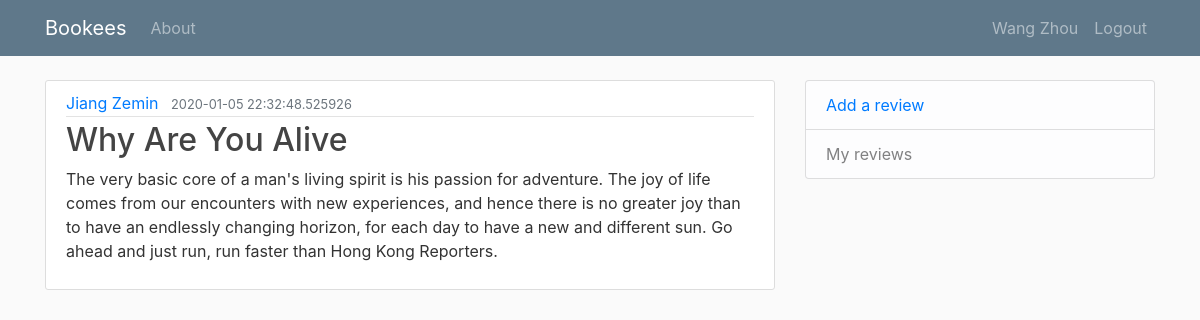
/post/7 (signed in), run on the app's committed database.
### booksite/models.py (models this page shows, shortened)
class User(db.Model, UserMixin):
    id = db.Column(db.Integer, primary_key=True)
    username = db.Column(db.String(20), unique=True, nullable=False)
    email = db.Column(db.String(120), unique=True, nullable=False)
    image_file = db.Column(db.String(20), nullable=False, default='default.jpg')
    password = db.Column(db.String(60), nullable=False)
    posts = db.relationship('Post', backref='author', lazy=True) # it runs a query on the post table and graps all posts posted by this user

class Post(db.Model):
    id = db.Column(db.Integer, primary_key=True)
    title = db.Column(db.String(100), nullable=False)
    date_posted = db.Column(db.DateTime, nullable=False, default=datetime.utcnow)
    content = db.Column(db.Text, nullable=False)
    user_id = db.Column(db.Integer, db.ForeignKey('user.id'), nullable=False)

### booksite/routes.py (the view)
@app.route("/post/<int:post_id>")
def post(post_id):
    post = Post.query.get_or_404(post_id) # give the post with the given id
    return render_template('post.html', title=post.title, post=post)

### booksite/models.py (called while the page is built)
@login_manager.user_loader
def load_user(user_id):
    return User.query.get(int(user_id))

### booksite/templates/post.html (shortened to what this page needs)
{% extends "layout.html" %}
{% block body %}
   <article class="media content-section">
     <div class="media-body">
       <div class="article-metadata">
         <a class="mr-2" href="#">{{ post.author.username  }}</a>
         <small class="text-muted">{{ post.date_posted }}</small>
       </div>
       <h2 class="article-title">{{ post.title }}</h2>
       <p class="article-content">{{ post.content }}</p>
     </div>
   </article>
{% endblock body%} # explict ending of the block

### booksite/templates/layout.html (shortened to what this page needs)
<!DOCTYPE html>
<html>
<head>
	<link rel="stylesheet" href="https://maxcdn.bootstrapcdn.com/bootstrap/4.0.0/css/bootstrap.min.css">
	<link rel="stylesheet" type="text/css" href="{{ url_for('static', filename='main.css') }}">
</head>
<body>
	<header class="site-header">
		<nav class="navbar navbar-expand-md navbar-dark bg-steel fixed-top">
			<div class="container">
				<a class="navbar-brand mr-3" href="/">Bookees</a>
				<div class="collapse navbar-collapse" id="navbarToggle">
					<div class="navbar-nav mr-auto">
						<a class="nav-item nav-link" href="{{url_for('about')}}">About</a>
					</div>
	            <div class="navbar-nav">
	              {% if current_user.is_authenticated %}
	                <a class="nav-item nav-link" href="{{ url_for('account') }}">{{current_user.username }}</a>
	                <a class="nav-item nav-link" href="{{ url_for('logout') }}">Logout</a>
	              {% else %}
	                <a class="nav-item nav-link" href="{{ url_for('login') }}">Login</a>
	                <a class="nav-item nav-link" href="{{ url_for('register') }}">Register</a>
	              {% endif %}
	            </div>
				</div>
			</div>
		</nav>
	</header>
	<main role="main" class="container">
	  <div class="row">
	    <div class="col-md-8">
			{% block body %}{% endblock %}
	    </div>
	    <div class="col-md-4">
	          <ul class="list-group">
	            <li class="list-group-item list-group-item-light"><a href="{{ url_for('new_post') }}">Add a review</a></li>
	            <li class="list-group-item list-group-item-light">My reviews</li>
	          </ul>
	    </div>
	  </div>
	</main>
</body>
</html>

### booksite/static/main.css (style rules this page uses)
body { background: #fafafa; color: #333333; margin-top: 5rem; }
h1, h2, h3, h4, h5, h6 { color: #444444; }
.bg-steel { background-color: #5f788a; }
.site-header .navbar-nav .nav-link { color: ##ff69b4; }
.content-section { background: #ffffff; padding: 10px 20px; border: 1px solid #dddddd; border-radius: 3px; margin-bottom: 20px; }
.article-title { color: #444444; }
.article-content { white-space: pre-line; }
.article-metadata { padding-bottom: 1px; margin-bottom: 4px; border-bottom: 1px solid #e3e3e3 }

### data on the page
User: username "Wang Zhou"
User: author.username "Jiang Zemin"
Post: date_posted "2020-01-05 22:32:48.525926", title "Why Are You Alive", content "The very basic core of a man's living spirit is his passion for adventure. The joy of life comes from our encounters with new experiences, and hence there is no greater joy than to have an endlessly changing horizon, for each day to have a new and different sun. Go ahead and just run, run faster than Hong Kong Reporters."
